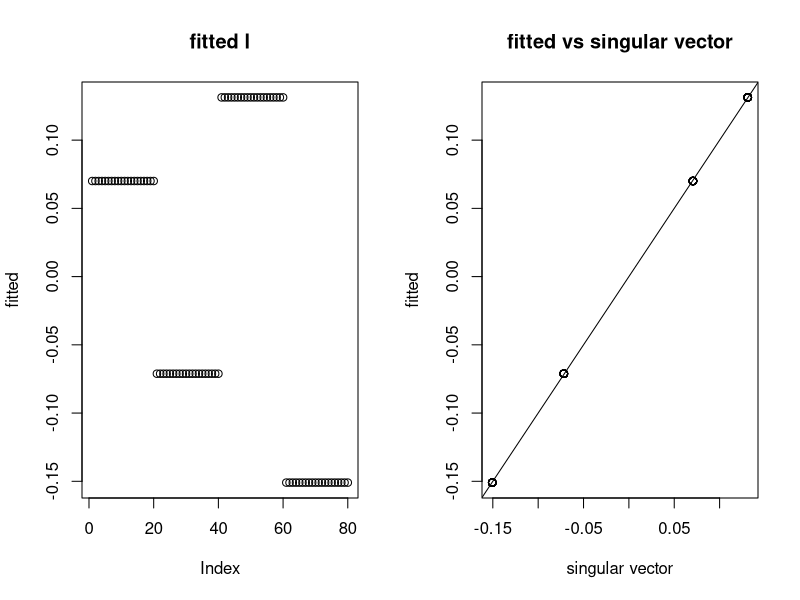
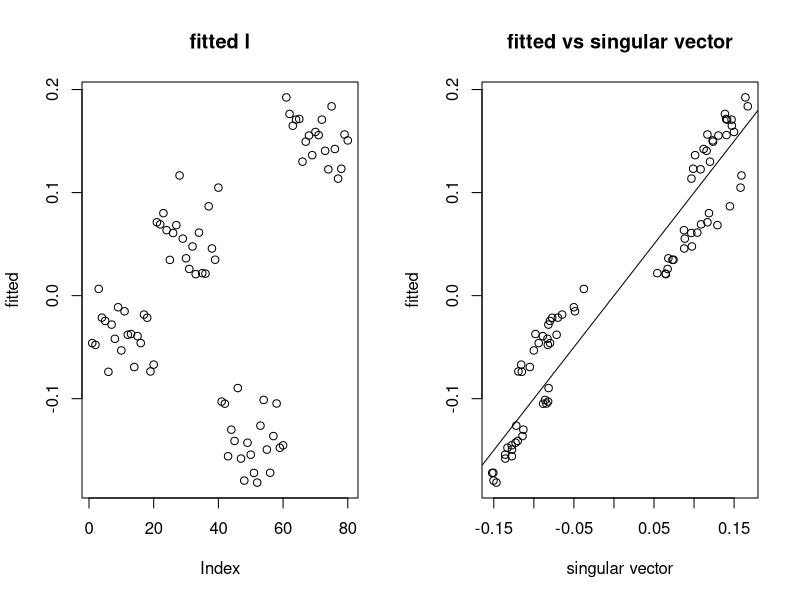
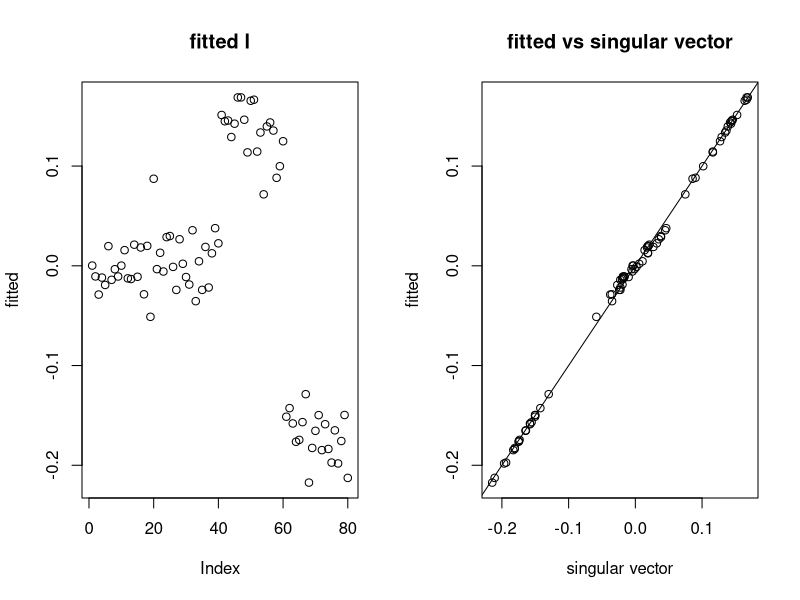

The R source for these figures, in order:
## ---- chunk 1
# code originally from https://stephens999.github.io/misc/tree_pca_03.html.
#--------------------------------------------------
# create X
set.seed(123)
p = 1000
n = 20
f = list()
for(i in 1:6){ 
  f[[i]] = rnorm(p)
}
X =matrix(0,ncol=4*n, nrow=p)
X[,1:(2*n)] = f[[1]]
X[,(2*n+1):(4*n)] = f[[2]]

X[,1:n] = X[,1:n]+f[[3]]
X[,(n+1):(2*n)] = X[,(n+1):(2*n)]+f[[4]]
X[,(2*n+1):(3*n)] = X[,(2*n+1):(3*n)] + f[[5]]
X[,(3*n+1):(4*n)] = X[,(3*n+1):(4*n)] + f[[6]]
X.svd = svd(X)

# create X2
X2 = X- X.svd$u[,1:2] %*% diag(X.svd$d[1:2]) %*% t(X.svd$v[,1:2])

# adding noise
set.seed(9) # the seed where flash didn't work
X2n_a = X2 + rnorm(4*n*p,sd=3)

set.seed(5) # the seed where flash did work
X2n_b = X2 + rnorm(4*n*p,sd=3)
#--------------------------------------------------

# take transpose
X2 <- t(X2)
X2n_a <- t(X2n_a)
X2n_b <- t(X2n_b)

# svd
X2.svd = svd(X2)
X2n_a.svd = svd(X2n_a)
X2n_b.svd = svd(X2n_b)
rm(X)
## ---- chunk 2
# initialization of l using svd
demo.init.svd <- function(mat.X){
      
    N <- nrow(mat.X)
    P <- ncol(mat.X)
    
    mat.X.svd <- svd(mat.X)
    init.l <- mat.X.svd$u[,1]
    init.w <- init.l^2
    init.eta <- mean(init.w)
    
    init.sigmasq <- c((norm(mat.X, type='f')^2-t(init.l)%*%mat.X%*%t(mat.X)%*%init.l)/((N-1)*P))
    init.delta <- c((t(init.l)%*%mat.X%*%t(mat.X)%*%init.l)/(P*init.sigmasq)-1)

    init.Ew.inv <- 1/init.w
    
    out.list = list()
    out.list$l <- init.l
    out.list$w <- init.w
    out.list$eta <- init.eta
    out.list$Ew.inv <- init.Ew.inv
    out.list$sigmasq <- init.sigmasq
    out.list$delta <- init.delta

    return(out.list)
}
## ---- chunk 3
# leg A: given w, update l (essentially, Sigma.star), sigmasq, delta
demo.update.A <- function(mat.X, sigmasq, delta, Ew.inv){
    # input: mat.X; sigmasq, delta, Ew.inv, 
    # output: Sigma.star, Elsq, Elxxl; updated sigmasq, delta; u1 (first left singular vector of Y)
  
    N <- nrow(mat.X)
    P <- ncol(mat.X)
  
    Y <- mat.X%*%t(mat.X)/(sigmasq*(1+1/delta)) - diag(x=Ew.inv)
    Y.eigen <- eigen(Y)
    
    eval.expectation <- function(k){(sum(1/(k/(sigmasq*(1+1/delta))-Y.eigen$values))-1)^2}
    find.k.star <- optimize(f=eval.expectation,
                            interval = c((Y.eigen$values[1]+1)*sigmasq*(1+1/delta), (Y.eigen$values[1]+N)*sigmasq*(1+1/delta))
                            )
    k.star <- find.k.star$minimum
  
    d.tilde <- 1/(k.star/(sigmasq*(1+1/delta))-Y.eigen$values)
    Sigma.star <- Y.eigen$vectors %*% diag(x=d.tilde) %*% t(Y.eigen$vectors)
    log.det.Sigma.star <- sum(log(d.tilde))

    Elsq <- diag(Sigma.star)
    ElXXl <- sum(diag((t(mat.X) %*% Sigma.star %*% mat.X)))
    
    sigmasq <- (norm(mat.X, type='f')^2-ElXXl/(1+1/delta))/(N*P)
    delta <- max(ElXXl/(P*sigmasq)-1,10^(-10)) # lower bound at 10^(-10)
    
    out.list = list()
    out.list$log.det.Sigma.star = log.det.Sigma.star
    out.list$Sigma.star = Sigma.star
    out.list$Elsq = Elsq
    out.list$ElXXl = ElXXl
    out.list$sigmasq = sigmasq
    out.list$delta = delta
    out.list$u1 = Y.eigen$vectors[,1]

    
    return(out.list)
}


# leg B: update eta and Ew.inv
demo.update.B <- function(mat.X, Elsq, eta=eta, niter.updates = 10){
  
    for (i in 1:niter.updates){
    Ew <- sqrt(eta/2)*sqrt(Elsq)+(eta/2)
    Ew.inv <- sqrt(2/(eta*Elsq))
    eta <- mean(Ew)
    }
    
    out.list = list()
    out.list$eta = eta
    out.list$Ew.inv = Ew.inv
    
    return(out.list)
}
## ---- chunk 4
demo.fit <- function(mat.X, niter){
  
    N <- nrow(mat.X)
    P <- ncol(mat.X)
  
    par.init <- demo.init.svd(mat.X) 
                                               
    l <- par.init$l
    w <- par.init$w
    Ew.inv <- par.init$Ew.inv
    sigmasq <- par.init$sigmasq
    delta <- par.init$delta
    eta <- par.init$eta
    
    for (i in 1:niter){
    # leg A
    temp.A <- demo.update.A(mat.X,
                          sigmasq=sigmasq,
                          delta=delta,
                          Ew.inv=Ew.inv)
    Sigma.star <- temp.A$Sigma.star
    log.det.Sigma.star <- temp.A$log.det.Sigma.star
    Elsq <- temp.A$Elsq
    ElXXl <- temp.A$ElXXl
    sigmasq <- temp.A$sigmasq
    delta <- temp.A$delta
  
    # leg B
    temp.B <- demo.update.B(mat.X,
                          Elsq=Elsq,
                          eta=eta)
    eta <- temp.B$eta
    Ew.inv <- temp.B$Ew.inv
    }
    
    out.list = list()
    out.list$log.det.Sigma.star <- log.det.Sigma.star
    out.list$Sigma.star <- Sigma.star
    out.list$Elsq <- Elsq
    out.list$ElXXl <- ElXXl
    out.list$sigmasq <- sigmasq
    out.list$delta <- delta
    out.list$eta <- eta
    out.list$Ew.inv <- Ew.inv
    out.list$u1 <- temp.A$u1
    return(out.list)
}
## ---- chunk 5
par(mfrow=c(1,2))

# X2
mat.X <- X2
obj.fit    <- demo.fit(mat.X, niter=10) 
plot(obj.fit$u1, ylab='fitted', main='fitted l')
plot(x=svd(mat.X)$u[,1], y=obj.fit$u1, xlab='singular vector', ylab='fitted', main='fitted vs singular vector'); abline(0,1)

# X2n_a hard
mat.X <- X2n_a
obj.fit    <- demo.fit(mat.X, niter=10) 
plot(obj.fit$u1, ylab='fitted', main='fitted l')
plot(x=svd(mat.X)$u[,1], y=obj.fit$u1, xlab='singular vector', ylab='fitted', main='fitted vs singular vector'); abline(0,1)

# X2n_b easy
mat.X <- X2n_b
obj.fit    <- demo.fit(mat.X, niter=10) 
plot(obj.fit$u1, ylab='fitted', main='fitted l')
plot(x=svd(mat.X)$u[,1], y=obj.fit$u1, xlab='singular vector', ylab='fitted', main='fitted vs singular vector'); abline(0,1)
